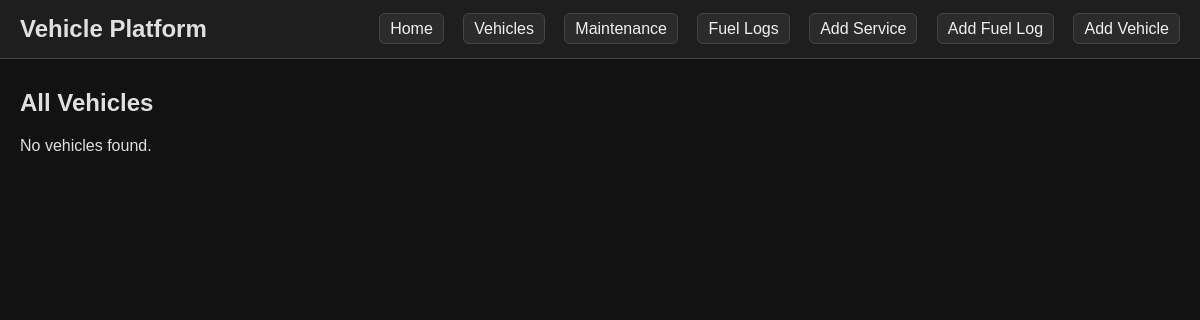
Before: /vehicles with the older database file.
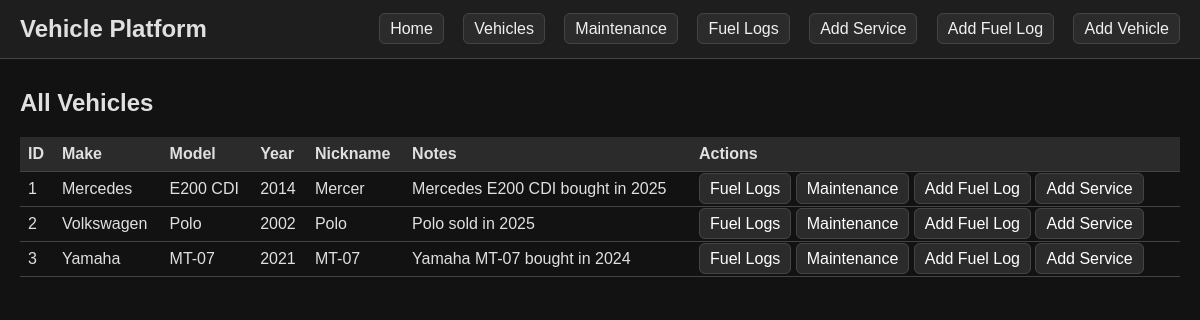
After: the same page with the newer database file.
### app.py (models this page shows)
class Vehicle(db.Model):
    id = db.Column(db.Integer, primary_key=True)
    make = db.Column(db.String(50), nullable=False)
    model = db.Column(db.String(50), nullable=False)
    year = db.Column(db.Integer, nullable=False)
    nickname = db.Column(db.String(50), nullable=True)
    notes = db.Column(db.Text, nullable=True)

### app.py (the view)
@app.route('/vehicles')
def vehicles():
    all_vehicles = Vehicle.query.all()
    return render_template('vehicles.html', vehicles=all_vehicles)

### templates/vehicles.html
{% extends "base.html" %} {% block content %}
<h2>All Vehicles</h2>
{% if vehicles%}
<table>
  <tr>
    <th>ID</th>
    <th>Make</th>
    <th>Model</th>
    <th>Year</th>
    <th>Nickname</th>
    <th>Notes</th>
    <th>Actions</th>
  </tr>
  {% for vehicle in vehicles %}
  <tr>
    <td>{{ vehicle.id}}</td>
    <td>{{ vehicle.make}}</td>
    <td>{{ vehicle.model}}</td>
    <td>{{ vehicle.year}}</td>
    <td>{{ vehicle.nickname}}</td>
    <td>{{ vehicle.notes}}</td>
    <td>
      <a href="{{ url_for('fuel_logs', vehicle_id=vehicle.id)}}">Fuel Logs</a>
      <a href="{{ url_for('maintenance_logs', vehicle_id=vehicle.id)}}"
        >Maintenance</a
      >
      <a href="{{ url_for('add_fuel_log', vehicle_id=vehicle.id)}}"
        >Add Fuel Log</a
      >
      <a href="{{ url_for('add_service', vehicle_id=vehicle.id)}}"
        >Add Service</a
      >
    </td>
  </tr>
  {% endfor %}
</table>
{% else %}
<p>No vehicles found.</p>
{% endif %} {% endblock%}

### templates/base.html (shortened to what this page needs)
<!DOCTYPE html>
<html>
  <head>
    <link
      rel="stylesheet"
      href="https://cdn.jsdelivr.net/npm/chart.js/dist/chart.min.css"
    />
  </head>
  <body>
    <header>
      <h1>Vehicle Platform</h1>
      <nav>
        <a href="{{ url_for('index') }}">Home</a>
        <a href="{{ url_for('vehicles') }}">Vehicles</a>
        <a
          href="{{ url_for('maintenance_logs', vehicle_id=vehicle.id if vehicle else 1) }}"
          >Maintenance</a
        >
        <a
          href="{{ url_for('fuel_logs', vehicle_id=vehicle.id if vehicle else 1) }}"
          >Fuel Logs</a
        >
        <a href="{{ url_for('add_service')}}">Add Service</a>
        <a
          href="{{ url_for('add_fuel_log', vehicle_id=vehicle.id if vehicle else 1) }}"
          >Add Fuel Log</a
        >
        <a href="{{ url_for('add_vehicle') }}">Add Vehicle</a>
      </nav>
    </header>
    <main>{% block content%}{% endblock %}</main>
  </body>
</html>

### templates/base.html (style rules this page uses)
body { background-color: #121212; color: #e0e0e0; font-family: Arial, sans-serif; margin: 0; padding: 0; }
header { background-color: #1e1e1e; padding: 15px 20px; display: flex; align-items: center; justify-content: space-between; border-bottom: 1px solid #444; }
header h1 { margin: 0; font-size: 1.5em; }
nav a { color: #f0f0f0; text-decoration: none; margin-left: 15px; }
main { padding: 20px; }
table { width: 100%; border-collapse: collapse; margin-top: 20px; }
th, td { padding: 8px; border-bottom: 1px solid #444; text-align: left; }
th { background-color: #2b2b2b; }
select, button, a { margin-top: 10px; padding: 6px 10px; background-color: #2b2b2b; color: white; border: 1px solid #444; border-radius: 6px; text-decoration: none; }
h2, h3 { margin-top: 10px; }

Changed rows visible on the page:
added Vehicle: id "1", make "Mercedes", model "E200 CDI", year "2014", nickname "Mercer", notes "Mercedes E200 CDI bought in 2025"
added Vehicle: id "2", make "Volkswagen", model "Polo", year "2002", nickname "Polo", notes "Polo sold in 2025"
added Vehicle: id "3", make "Yamaha", model "MT-07", year "2021", nickname "MT-07", notes "Yamaha MT-07 bought in 2024"
Other visible differences:
text no longer shown: "No vehicles found."
text now shown: "ID Make Model Year Nickname Notes Actions"
